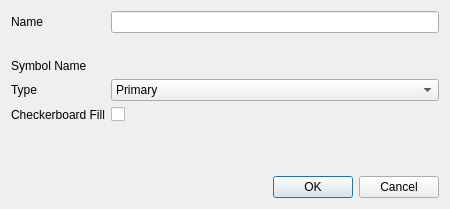
<?xml version="1.0" encoding="UTF-8"?>
<ui version="4.0">
 <class>NewTilesetDialog</class>
 <widget class="QDialog" name="NewTilesetDialog">
  <property name="geometry">
   <rect>
    <x>0</x>
    <y>0</y>
    <width>450</width>
    <height>209</height>
   </rect>
  </property>
  <property name="windowTitle">
   <string>Add new Tileset</string>
  </property>
  <property name="modal">
   <bool>true</bool>
  </property>
  <layout class="QVBoxLayout" name="verticalLayout">
   <item>
    <widget class="QFrame" name="form">
     <layout class="QFormLayout" name="formLayout">
      <property name="leftMargin">
       <number>0</number>
      </property>
      <property name="topMargin">
       <number>0</number>
      </property>
      <property name="rightMargin">
       <number>0</number>
      </property>
      <property name="bottomMargin">
       <number>0</number>
      </property>
      <item row="0" column="0">
       <widget class="QLabel" name="label_FriendlyName">
        <property name="text">
         <string>Name</string>
        </property>
       </widget>
      </item>
      <item row="0" column="1">
       <widget class="QLineEdit" name="lineEdit_FriendlyName">
        <property name="clearButtonEnabled">
         <bool>true</bool>
        </property>
       </widget>
      </item>
      <item row="1" column="1">
       <widget class="QLabel" name="label_NameError">
        <property name="visible">
         <bool>false</bool>
        </property>
        <property name="styleSheet">
         <string notr="true">color: rgb(255, 0, 0)</string>
        </property>
        <property name="text">
         <string/>
        </property>
       </widget>
      </item>
      <item row="2" column="0">
       <widget class="QLabel" name="label_SymbolName">
        <property name="text">
         <string>Symbol Name</string>
        </property>
       </widget>
      </item>
      <item row="2" column="1">
       <widget class="QLabel" name="label_SymbolNameDisplay">
        <property name="text">
         <string/>
        </property>
       </widget>
      </item>
      <item row="3" column="0">
       <widget class="QLabel" name="label_Type">
        <property name="text">
         <string>Type</string>
        </property>
       </widget>
      </item>
      <item row="3" column="1">
       <widget class="NoScrollComboBox" name="comboBox_Type">
        <property name="editable">
         <bool>false</bool>
        </property>
        <item>
         <property name="text">
          <string>Primary</string>
         </property>
        </item>
        <item>
         <property name="text">
          <string>Secondary</string>
         </property>
        </item>
       </widget>
      </item>
      <item row="4" column="0">
       <widget class="QLabel" name="label_CheckerboardFill">
        <property name="text">
         <string>Checkerboard Fill</string>
        </property>
       </widget>
      </item>
      <item row="4" column="1">
       <widget class="QCheckBox" name="checkBox_CheckerboardFill"/>
      </item>
      <item row="5" column="0" colspan="2">
       <spacer name="verticalSpacer">
        <property name="orientation">
         <enum>Qt::Orientation::Vertical</enum>
        </property>
        <property name="sizeHint" stdset="0">
         <size>
          <width>20</width>
          <height>1</height>
         </size>
        </property>
       </spacer>
      </item>
     </layout>
    </widget>
   </item>
   <item>
    <widget class="QLabel" name="label_GenericError">
     <property name="visible">
      <bool>false</bool>
     </property>
     <property name="styleSheet">
      <string notr="true">color: rgb(255, 0, 0)</string>
     </property>
     <property name="text">
      <string/>
     </property>
     <property name="wordWrap">
      <bool>true</bool>
     </property>
    </widget>
   </item>
   <item>
    <widget class="QDialogButtonBox" name="buttonBox">
     <property name="orientation">
      <enum>Qt::Orientation::Horizontal</enum>
     </property>
     <property name="standardButtons">
      <set>QDialogButtonBox::StandardButton::Cancel|QDialogButtonBox::StandardButton::Ok</set>
     </property>
     <property name="centerButtons">
      <bool>false</bool>
     </property>
    </widget>
   </item>
  </layout>
 </widget>
 <customwidgets>
  <customwidget>
   <class>NoScrollComboBox</class>
   <extends>QComboBox</extends>
   <header>noscrollcombobox.h</header>
  </customwidget>
 </customwidgets>
 <resources/>
 <connections/>
</ui>
